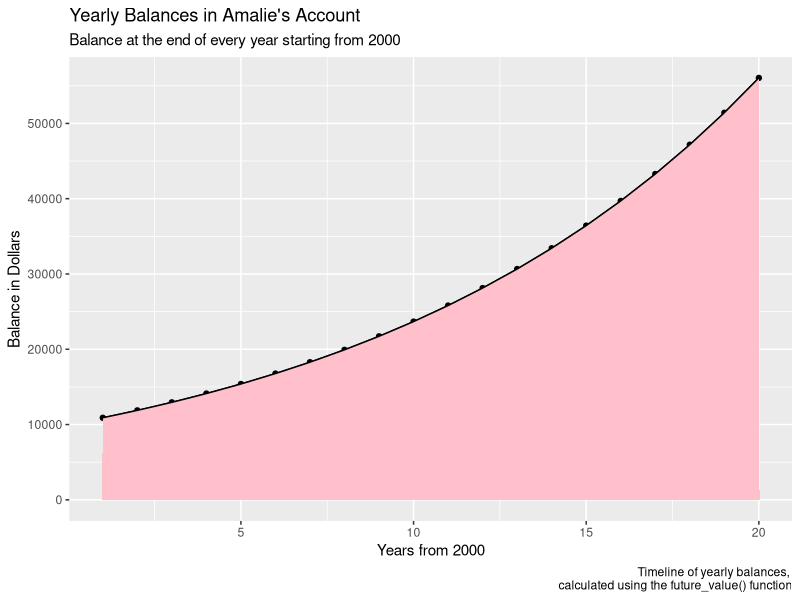
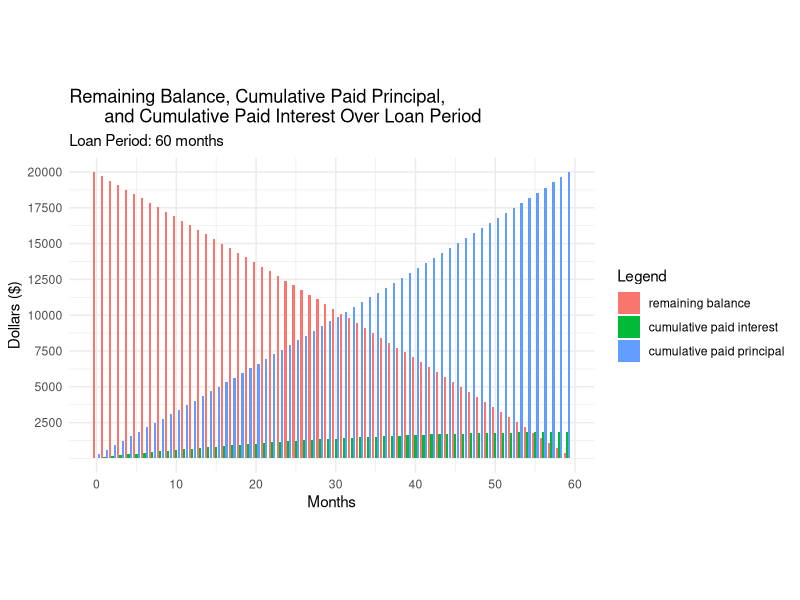

The R source for these figures, in order:
## ---- chunk 1
knitr::opts_chunk$set(echo = TRUE, error = TRUE)
## ---- chunk 2
#' @title future value with compound interest
#' @description determine how much money you'll earn when you deposit a lump sum over time; without touching initial amount and without making additional contributions
#' @param P principal or how much you start with (numeric)
#' @param r annual interest rate or annual rate of return (numeric)
#' @param n number of years (numeric)
#' @param k number of compounding periods per year (numeric)
#' @return future value (amount accumulated)

future_value <- function(P = 0, r = 0, n = 0, k = 0) {
  fv <- P*(1+r/k)**(n*k)
  return(fv)
}
## ---- chunk 3
future_value(1000, 0.02, 2, 1)
## ---- chunk 4
future_value(1000, 0.02, 2, 2)
## ---- chunk 5
future_value(10000, 0.09, 20, 1)
## ---- chunk 6
future_value(10000, 0.09, 30, 1)
## ---- chunk 7
library(ggplot2)

vector_of_years <- c(1:20)
vector_of_balances <- future_value(10000, 0.09, vector_of_years, 1)

yearly_balances <- data.frame(x = vector_of_years, y = vector_of_balances)
colnames(yearly_balances) <- c("Years", "Balances")
yearly_balances

ggplot(yearly_balances, aes(x = Years, y = Balances)) +
  geom_line() + geom_point() +
  geom_area(color = "black", fill = "pink") +
  scale_y_continuous(breaks = c(0, 10000, 20000, 30000, 40000, 
                                50000, 60000)) +
  labs(title = "Yearly Balances in Amalie's Account", 
       subtitle = "Balance at the end of every year starting from 2000",
       x = "Years from 2000",
       y = "Balance in Dollars",
       caption = "Timeline of yearly balances, 
       calculated using the future_value() function")
## ---- chunk 8
#' @title future value of an annuity
#' @description measures how much a series of fixed payments would be worth at a specific date in the future when paired with particular interest rate
#' @param PMT periodic contribution made in each period (numeric)
#' @param r annual interest rate or annual rate of return (numeric)
#' @param n number of years (numeric)
#' @param k number of compounding periods per year (numeric)
#' @return future value (amount accumulated)

annuity <- function(PMT = 0, r = 0, n = 0, k = 0, due = FALSE) {
  if (due == FALSE) {
    annuity_fv <- PMT*((1+r/k)**(n*k)-1)/(r/k)
    return(annuity_fv)
  } else {
    annuity_fv <- PMT*((1+r/k)**(n*k)-1)/(r/k)*(1+r/k)
    return(annuity_fv)
  }
}
## ---- chunk 9
annuity(1200, 0.06, 10, 1, due = FALSE)
## ---- chunk 10
annuity(100, 0.06, 10, 12, due = FALSE)
## ---- chunk 11
annuity(100, 0.06, 10, 12, due = TRUE)
## ---- chunk 12
future_value(1000, 0.0755, 20, 1) + annuity(720, 0.0755, 20, 1, due = FALSE)
## ---- chunk 13
future_value(1000, 0.0755, 20, 12) + annuity(60, 0.0755, 20, 12, due = FALSE)
## ---- chunk 14
future_value(1000, 0.0755, 20, 12) + annuity(60, 0.0755, 20, 12, due = TRUE)
## ---- chunk 15
#' @title monthly payment of amortization
#' @description calculate the fixed monthly payment of a loan
#' @param P principal (lended amount) (numeric)
#' @param r interest rate (numeric)
#' @param n number of years (numeric)
#' @param k number of periodic payments (numeric)
#' @return amount paid (typically monthly when k=12) of a loan amortization 

amortization <- function(P = 0, r = 0, n = 0, k = 0) {
  periodic_payment <- P*((r/k)*(1+r/k)**(n*k))/(((1+r/k)**(n*k))-1)
  return(periodic_payment)
}
## ---- chunk 16
amortization(100000, 0.05, 20, 12)
## ---- chunk 17
interest_rates <- c(0.04, 0.05, 0.06)

three_monthly_payments <- amortization(100000, interest_rates, 20, 12)
three_monthly_payments
## ---- chunk 18
#' @title loan calculator that returns an amortization table
#' @description takes in the loan amount, number of years, interest rate, and number of periods per year to return an amortization table
#' @param P principal (loan amount) (numeric)
#' @param r interest rate (numeric)
#' @param n number of years (numeric)
#' @param k number of periods per year (numeric)
#' @return amortization table in the form of a data frame (7 columns) 

loan_calculator <- function(P = 0, r = 0, n = 0, k = 0) {
  m <- c(0:(n*k-1))
  pmt = amortization(P, r, n, k)
  remaining_balance <- P*(1+r/k)**m - pmt*(((1+r/k)**m)-1)/(r/k)
  paid_interest <- remaining_balance*(r/k)
  paid_cum_interest <- cumsum(paid_interest)
  paid_principal <- pmt - paid_interest
  paid_cum_principal <- cumsum(paid_principal)
  amortization_table <- data.frame(m, remaining_balance, pmt, paid_interest,
                                   paid_cum_interest, paid_principal, 
                                   paid_cum_principal)
  colnames(amortization_table) = c("term", "balance", 
                                 "payment", "paid_interest", 
                                 "paid_cum_interest", "paid_principal", 
                                 "paid_cum_principal")
  return(amortization_table)
}
## ---- chunk 19
amortization_table <- loan_calculator(20000, 0.035, 5, 12)
amortization_table
## ---- chunk 20
library("dplyr")
library("reshape2")

amortization_table_long <- melt(amortization_table, id="term")

ggplot(amortization_table_long %>% filter(variable == "balance" |
                                          variable == "paid_cum_interest" |
                                          variable == "paid_cum_principal"), 
       aes(x = , y = value, fill = variable)) + 
  geom_col(aes(x = term), position = "dodge2") +
  scale_fill_discrete(name = "Legend",
                      labels = c("remaining balance", 
                             "cumulative paid interest", 
                             "cumulative paid principal")) +
  scale_x_continuous(breaks = c(0, 10, 20, 30, 40, 50, 60)) +
  scale_y_continuous(breaks = c(2500, 5000, 7500, 10000, 
                                12500, 15000, 17500, 20000)) +
  labs(title = "Remaining Balance, Cumulative Paid Principal, 
       and Cumulative Paid Interest Over Loan Period",
       subtitle = "Loan Period: 60 months",
       x = "Months", 
       y = "Dollars ($)") +
  theme_minimal() +
  theme(aspect.ratio = 3/5)
